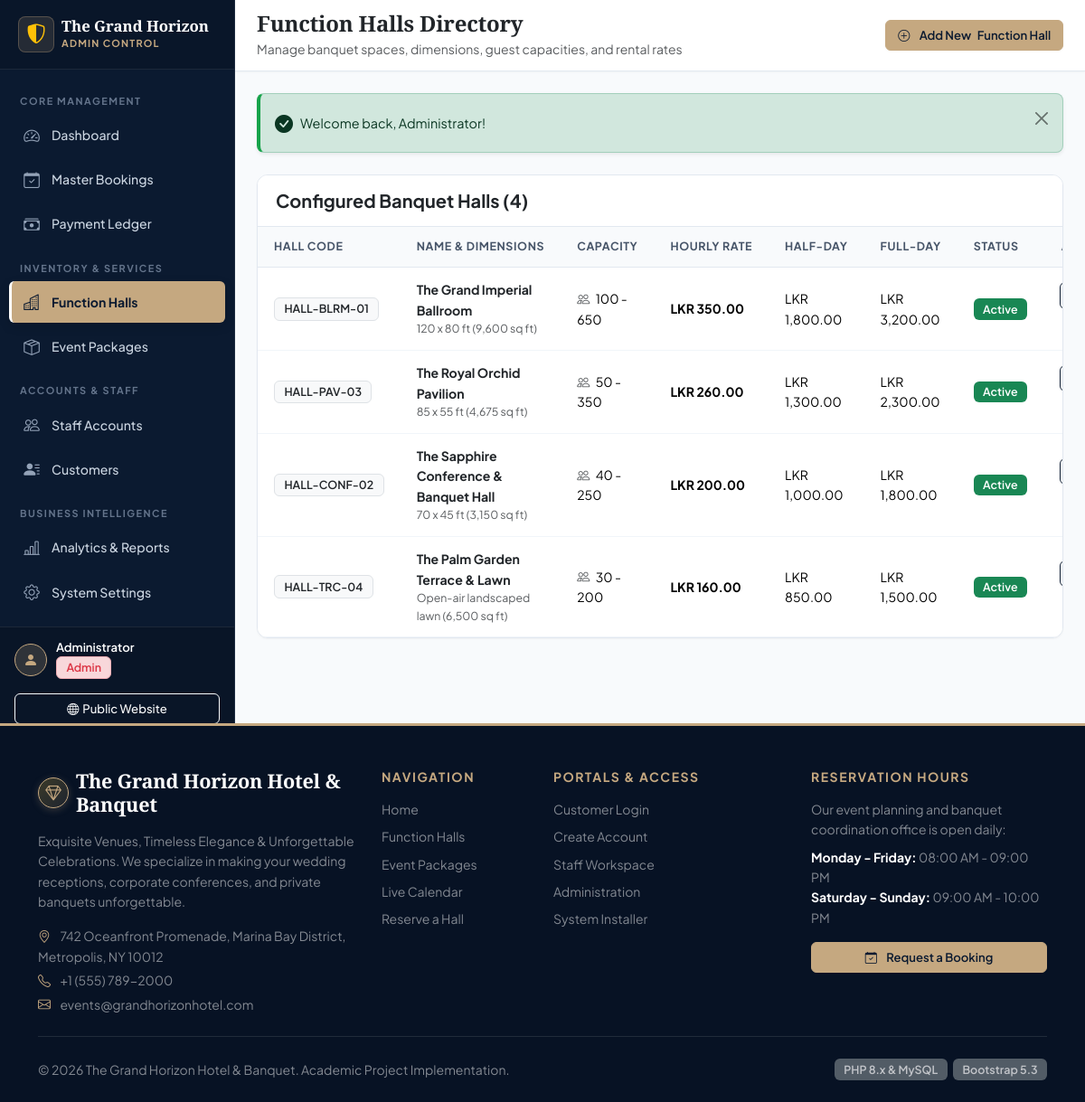
The app's page /admin/halls.php (signed in) with its own data.
### tables this page shows
CREATE TABLE `function_halls` (
    `id` INT UNSIGNED AUTO_INCREMENT PRIMARY KEY,
    `hall_name` VARCHAR(120) NOT NULL,
    `hall_code` VARCHAR(25) NOT NULL UNIQUE,
    `capacity_min` INT UNSIGNED NOT NULL DEFAULT 30,
    `capacity_max` INT UNSIGNED NOT NULL DEFAULT 500,
    `price_per_hour` DECIMAL(10,2) NOT NULL DEFAULT 0.00,
    `base_price_half_day` DECIMAL(10,2) NOT NULL DEFAULT 0.00,
    `base_price_full_day` DECIMAL(10,2) NOT NULL DEFAULT 0.00,
    `dimensions` VARCHAR(80) NULL,
    `description` TEXT NOT NULL,
    `amenities` TEXT NULL,
    `image_path` VARCHAR(255) NULL DEFAULT 'assets/images/halls/default_hall.jpg',
    `status` ENUM('active', 'maintenance', 'inactive') NOT NULL DEFAULT 'active',
    `created_at` TIMESTAMP DEFAULT CURRENT_TIMESTAMP,
    `updated_at` TIMESTAMP DEFAULT CURRENT_TIMESTAMP ON UPDATE CURRENT_TIMESTAMP,
    INDEX `idx_halls_status` (`status`)
);

CREATE TABLE `system_settings` (
    `id` INT UNSIGNED PRIMARY KEY DEFAULT 1,
    `hotel_name` VARCHAR(120) NOT NULL DEFAULT 'The Grand Horizon Hotel & Banquet',
    `hotel_tagline` VARCHAR(200) NOT NULL DEFAULT 'Exquisite Venues & Unforgettable Celebrations',
    `address` TEXT NOT NULL,
    `city_state_zip` VARCHAR(120) NOT NULL DEFAULT 'Oceanfront Avenue, Suite 100, Metropolis',
    `phone` VARCHAR(30) NOT NULL DEFAULT '+1 (555) 789-2000',
    `email` VARCHAR(100) NOT NULL DEFAULT 'events@grandhorizonhotel.com',
    `website` VARCHAR(100) NOT NULL DEFAULT 'www.grandhorizonhotel.com',
    `currency_symbol` VARCHAR(10) NOT NULL DEFAULT 'LKR',
    `tax_percentage` DECIMAL(5,2) NOT NULL DEFAULT 10.00,
    `advance_percentage` DECIMAL(5,2) NOT NULL DEFAULT 30.00,
    `cancellation_policy` TEXT NULL,
    `updated_at` TIMESTAMP DEFAULT CURRENT_TIMESTAMP ON UPDATE CURRENT_TIMESTAMP
);

### includes/functions.php (called while the page is built, shortened)
<?php
function e(?string $string): string {
    return htmlspecialchars($string ?? '', ENT_QUOTES, 'UTF-8');
}
function get_system_settings(): array {
    static $settings = null;
    if ($settings === null) {
        try {
            $pdo = Database::getConnection();
            $stmt = $pdo->query("SELECT * FROM `system_settings` WHERE `id` = 1 LIMIT 1");
            $data = $stmt->fetch();
            if ($data) {
                $settings = $data;
            }
        } catch (Exception $e) {
            $settings = [
                'hotel_name'         => 'The Grand Horizon Hotel & Banquet',
                'currency_symbol'    => 'LKR',
                'tax_percentage'     => 10.00,
                'advance_percentage' => 30.00,
            ];
        }
    }
    return $settings;
}
function format_currency($amount): string {
    $settings = get_system_settings();
    $sym = trim($settings['currency_symbol'] ?? 'LKR');
    return $sym . ' ' . number_format((float)$amount, 2);
}

### admin/halls.php (the view, shortened to what this page needs)
<?php
require_once __DIR__ . '/../includes/functions.php';
$pdo = Database::getConnection();
$halls = $pdo->query("SELECT * FROM `function_halls` ORDER BY `capacity_max` DESC")->fetchAll();
require_once __DIR__ . '/../includes/header.php';
?>
<div class="dashboard-wrapper">
    <?php require __DIR__ . '/../includes/admin_sidebar.php'; ?>
    <div class="main-content">
        <header class="topbar">
            <div class="d-flex align-items-center gap-3">
                <div>
                    <h4 class="mb-0 fw-bold text-dark">Function Halls Directory</h4>
                    <small class="text-muted d-none d-sm-inline">Manage banquet spaces, dimensions, guest capacities, and rental rates</small>
                </div>
            </div>
            <div>
                <button type="button" class="btn btn-gold btn-sm" data-bs-toggle="modal" data-bs-target="#addHallModal">
                    <i class="bi bi-plus-circle me-1"></i> <span class="d-none d-sm-inline">Add New</span> Function Hall
                </button>
            </div>
        </header>
        <div class="content-body">
            <?php require __DIR__ . '/../includes/alerts.php'; ?>
            <div class="card-table">
                <div class="card-table-header">
                    <h5 class="mb-0 fw-bold text-dark">Configured Banquet Halls (<?= count($halls) ?>)</h5>
                </div>
                <div class="table-responsive">
                    <table class="table table-custom table-hover align-middle">
                        <thead>
                            <tr>
                                <th>Hall Code</th>
                                <th>Name & Dimensions</th>
                                <th>Capacity</th>
                                <th>Hourly Rate</th>
                                <th>Half-Day</th>
                                <th>Full-Day</th>
                                <th>Status</th>
                                <th class="text-end">Actions</th>
                            </tr>
                        </thead>
                        <tbody>
                            <?php foreach ($halls as $h): ?>
                                <tr>
                                    <td><span class="badge bg-light text-dark border"><?= e($h['hall_code']) ?></span></td>
                                    <td>
                                        <strong class="text-dark"><?= e($h['hall_name']) ?></strong>
                                        <small class="d-block text-muted"><?= e($h['dimensions'] ?? 'Standard size') ?></small>
                                    </td>
                                    <td>
                                        <i class="bi bi-people me-1 text-muted"></i>
                                        <?= number_format($h['capacity_min']) ?> - <?= number_format($h['capacity_max']) ?>
                                    </td>
                                    <td><strong><?= format_currency($h['price_per_hour']) ?></strong></td>
                                    <td><?= format_currency($h['base_price_half_day']) ?></td>
                                    <td><?= format_currency($h['base_price_full_day']) ?></td>
                                    <td>
                                        <span class="badge bg-<?= $h['status'] === 'active' ? 'success' : ($h['status'] === 'maintenance' ? 'warning' : 'secondary') ?>">
                                            <?= e(ucfirst($h['status'])) ?>
                                        </span>
                                    </td>
                                    <td class="text-end">
                                        <button type="button" class="btn btn-outline-navy btn-sm py-1 px-2"
                                                onclick='openEditModal(<?= json_encode($h) ?>)'>
                                        </button>
                                    </td>
                                </tr>
                            <?php endforeach; ?>
                        </tbody>
                    </table>
                </div>
            </div>
        </div>
    </div>
</div>
<?php require_once __DIR__ . '/../includes/footer.php'; ?>

### includes/footer.php (shortened to what this page needs)
<?php
$settings = get_system_settings();
?>
<footer class="bg-navy text-white pt-5 pb-4 mt-auto" style="background-color: #071224; border-top: 3px solid #c5a880;">
    <div class="container">
        <div class="row g-4">
            <div class="col-lg-4 col-md-6">
                <div class="d-flex align-items-center gap-2 mb-3">
                    <span class="hotel-crest" style="width:34px; height:34px; font-size:1.1rem;"><i class="bi bi-gem"></i></span>
                    <h5 class="luxury-heading text-white mb-0" style="font-size: 1.35rem;">
                        <?= e($settings['hotel_name']) ?>
                    </h5>
                </div>
                <p class="text-white-50 small mb-3">
                    <?= e($settings['hotel_tagline']) ?>. We specialize in making your wedding receptions, corporate conferences, and private banquets unforgettable.
                </p>
                <div class="text-white-50 small">
                    <p class="mb-1"><i class="bi bi-geo-alt text-gold me-2"></i> <?= e($settings['address']) ?>, <?= e($settings['city_state_zip']) ?></p>
                    <p class="mb-1"><i class="bi bi-telephone text-gold me-2"></i> <?= e($settings['phone']) ?></p>
                    <p class="mb-0"><i class="bi bi-envelope text-gold me-2"></i> <?= e($settings['email']) ?></p>
                </div>
            </div>
            <div class="col-lg-2 col-md-6">
                <h6 class="text-uppercase fw-bold text-gold small mb-3" style="letter-spacing: 1.5px;">Navigation</h6>
                <ul class="list-unstyled text-white-50 small mb-0">
                    <li class="mb-2"><a href="<?= BASE_URL ?>index.php" class="text-white-50 text-decoration-none hover-gold">Home</a></li>
                    <li class="mb-2"><a href="<?= BASE_URL ?>halls.php" class="text-white-50 text-decoration-none hover-gold">Function Halls</a></li>
                    <li class="mb-2"><a href="<?= BASE_URL ?>packages.php" class="text-white-50 text-decoration-none hover-gold">Event Packages</a></li>
                    <li class="mb-2"><a href="<?= BASE_URL ?>availability.php" class="text-white-50 text-decoration-none hover-gold">Live Calendar</a></li>
                    <li class="mb-2"><a href="<?= BASE_URL ?>customer/book.php" class="text-white-50 text-decoration-none hover-gold">Reserve a Hall</a></li>
                </ul>
            </div>
            <div class="col-lg-3 col-md-6">
                <h6 class="text-uppercase fw-bold text-gold small mb-3" style="letter-spacing: 1.5px;">Portals & Access</h6>
                <ul class="list-unstyled text-white-50 small mb-0">
                    <li class="mb-2"><a href="<?= BASE_URL ?>login.php" class="text-white-50 text-decoration-none hover-gold">Customer Login</a></li>
                    <li class="mb-2"><a href="<?= BASE_URL ?>register.php" class="text-white-50 text-decoration-none hover-gold">Create Account</a></li>
                    <li class="mb-2"><a href="<?= BASE_URL ?>staff/dashboard.php" class="text-white-50 text-decoration-none hover-gold">Staff Workspace</a></li>
                    <li class="mb-2"><a href="<?= BASE_URL ?>admin/dashboard.php" class="text-white-50 text-decoration-none hover-gold">Administration</a></li>
                    <li class="mb-2"><a href="<?= BASE_URL ?>install.php" class="text-white-50 text-decoration-none hover-gold">System Installer</a></li>
                </ul>
            </div>
            <div class="col-lg-3 col-md-6">
                <h6 class="text-uppercase fw-bold text-gold small mb-3" style="letter-spacing: 1.5px;">Reservation Hours</h6>
                <p class="text-white-50 small mb-2">
                    Our event planning and banquet coordination office is open daily:
                </p>
                <ul class="list-unstyled text-white-50 small mb-3">
                    <li><strong class="text-white">Monday - Friday:</strong> 08:00 AM - 09:00 PM</li>
                    <li><strong class="text-white">Saturday - Sunday:</strong> 09:00 AM - 10:00 PM</li>
                </ul>
                <a href="<?= BASE_URL ?>customer/book.php" class="btn btn-gold btn-sm w-100">
                    <i class="bi bi-calendar-check me-1"></i> Request a Booking
                </a>
            </div>
        </div>
        <hr class="border-secondary my-4 opacity-25">
        <div class="d-flex flex-column flex-md-row justify-content-between align-items-center small text-white-50">
            <div>
                &copy; <?= date('Y') ?> <?= e($settings['hotel_name']) ?>. Academic Project Implementation.
            </div>
            <div class="mt-2 mt-md-0">
                <span class="badge bg-secondary opacity-75">PHP 8.x & MySQL</span>
                <span class="badge bg-secondary opacity-75 ms-1">Bootstrap 5.3</span>
            </div>
        </div>
    </div>
</footer>
</body>
</html>

### records on screen
function_halls: hall_code "HALL-BLRM-01", hall_name "The Grand Imperial Ballroom", dimensions "120 x 80 ft (9,600 sq ft)", capacity_min "100", capacity_max "650", price_per_hour.currency_symbol "LKR 350.00", base_price_half_day.currency_symbol "LKR 1,800.00", base_price_full_day.currency_symbol "LKR 3,200.00", status "Active"
function_halls: hall_code "HALL-PAV-03", hall_name "The Royal Orchid Pavilion", dimensions "85 x 55 ft (4,675 sq ft)", capacity_min "50", capacity_max "350", price_per_hour.currency_symbol "LKR 260.00", base_price_half_day.currency_symbol "LKR 1,300.00", base_price_full_day.currency_symbol "LKR 2,300.00", status "Active"
function_halls: hall_code "HALL-CONF-02", hall_name "The Sapphire Conference & Banquet Hall", dimensions "70 x 45 ft (3,150 sq ft)", capacity_min "40", capacity_max "250", price_per_hour.currency_symbol "LKR 200.00", base_price_half_day.currency_symbol "LKR 1,000.00", base_price_full_day.currency_symbol "LKR 1,800.00", status "Active"
function_halls: hall_code "HALL-TRC-04", hall_name "The Palm Garden Terrace & Lawn", dimensions "Open-air landscaped lawn (6,500 sq ft)", capacity_min "30", capacity_max "200", price_per_hour.currency_symbol "LKR 160.00", base_price_half_day.currency_symbol "LKR 850.00", base_price_full_day.currency_symbol "LKR 1,500.00", status "Active"
system_settings: hotel_name "The Grand Horizon Hotel & Banquet", hotel_tagline "Exquisite Venues, Timeless Elegance & Unforgettable Celebrations", address "742 Oceanfront Promenade, Marina Bay District", city_state_zip "Metropolis, NY 10012", phone "+1 (555) 789-2000", email "events@grandhorizonhotel.com"

### other values on screen
$adminUser['name'] "Administrator"
$flash['message'] "Welcome back, Administrator!"
count($halls) "4"
